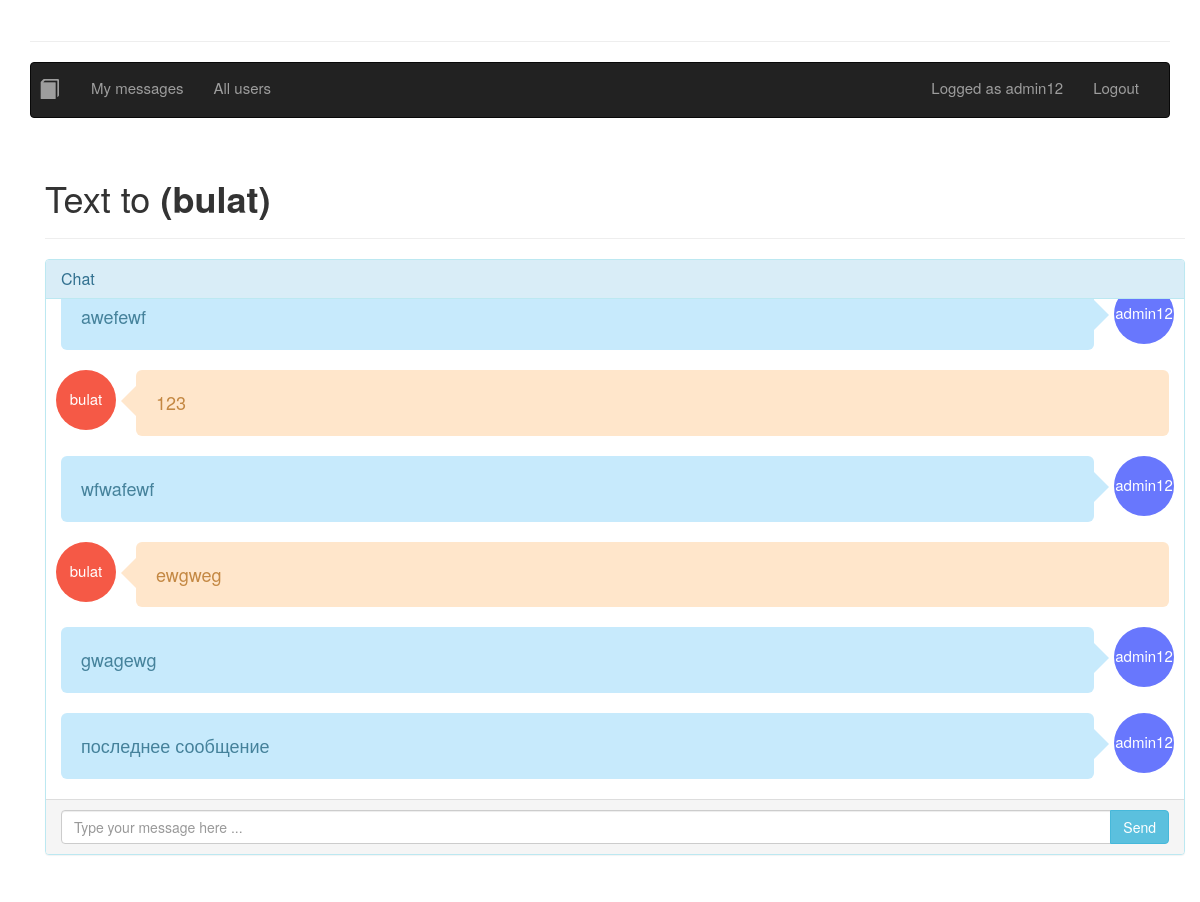
The page /chat/2 (signed in) on the database as committed earlier.
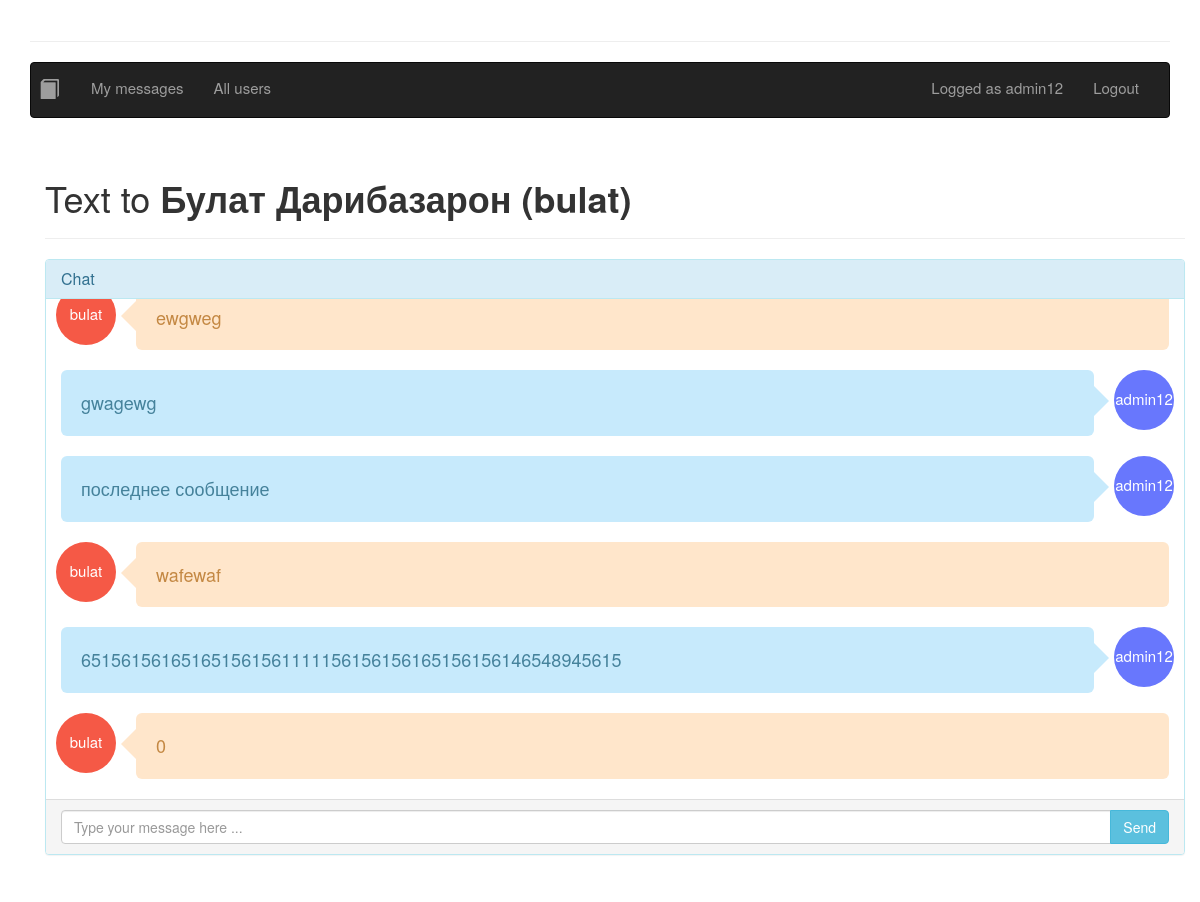
The same page on the database as committed later.
### chat/models.py (models this page shows, shortened)
class MessageModel(models.Model):
    user = models.ForeignKey(User, on_delete=models.CASCADE,
                             verbose_name='user',
                             related_name='from_user')
    recipient = models.ForeignKey(User, on_delete=models.CASCADE,
                                  verbose_name='recipient',
                                  related_name='to_user')
    date = models.DateTimeField(auto_now_add=True)
    body = models.TextField('body')

### intra/models.py (models this page shows)
class User(AbstractUser):
    description = models.TextField(null=True)
    picture = models.ImageField(blank=True, upload_to="", null=True)

### chat/views.py (the view, shortened to what this page needs)
# urls.py: path('<str:user_id>', views.ChatView.as_view(), name='chat_detail'),
class ChatView(LoginRequiredMixin, View):
    login_url = reverse_lazy('login')
    template_name = 'chat/room.html'
    def get(self, request, user_id):
        recipient = User.objects.get(pk=user_id)
        author = self.request.user
        messages = MessageModel.objects.filter(
            Q(recipient=recipient, user=author) | Q(user_id=recipient, recipient_id=author)
        ).select_related('user').order_by('date')
        return render(
            request,
            self.template_name,
            {
                'user_id': user_id,
                'recipient_username': recipient.username,
                'recipient_last_name': recipient.last_name,
                'recipient_first_name': recipient.first_name,
                'message_list': list(messages),
            }
        )

### chat/templates/chat/room.html (shortened to what this page needs)
{% extends 'base.html' %} {% load bootstrap3 %} {% load i18n %}
{% block content %}
{% include 'nav.html' %}
    <div class="container">
        <div class="page-header">
            <h1>Text to <strong>{{ recipient_first_name }} {{ recipient_last_name }} ({{ recipient_username }})</strong>
            </h1>
        </div>
        <div class="row">
            <div class="col-md-12">
                <div class="panel panel-info">
                    <div class="panel-heading">
                        <h4 class="panel-title">Chat</h4>
                    </div>
                    <div>
                        <ul id="messages" class="messages">
                            {% for message in message_list %}
                                {% if message.user.id == request.user.id %}
                                    <li class="message right">
                                {% else %}
                                    <li class="message left">
                                {% endif %}
                                    <div class="avatar">{{ message.user.username }}</div>
                                    <div class="text_wrapper">
                                        <div class="text">
                                            {{ message.body }}<br>
                                        </div>
                                    </div>
                                </li>
                            {% endfor %}
                        </ul>
                    </div>
                    <div class="panel-footer">
                        <div class="input-group">
                            <input id="chat-input" type="text"
                                   class="form-control input"
                                   placeholder="Type your message here ..."
                                   maxlength="500">
                            <span class="input-group-btn">
                            <button class="btn btn-info btn"
                                    id="btn-send">
                                Send</button>
                        </span>
                        </div>
                    </div>
                </div>
            </div>
        </div>
    </div>
{% endblock content %}

Rows that differ between the two databases and show on the page:
no longer on this page (row unchanged): MessageModel: user.username "admin12", body "awefewf"
no longer on this page (row unchanged): MessageModel: user.username "bulat", body "123"
no longer on this page (row unchanged): MessageModel: user.username "admin12", body "wfwafewf"
changed User "bulat": first_name (not shown) → "Булат"; last_name (not shown) → "Дарибазарон"
added MessageModel: user.username "bulat", body "wafewaf"
added MessageModel: user.username "admin12", body "651561561651651561561111156156156165156156146548945615"
added MessageModel: user.username "bulat", body "0"
